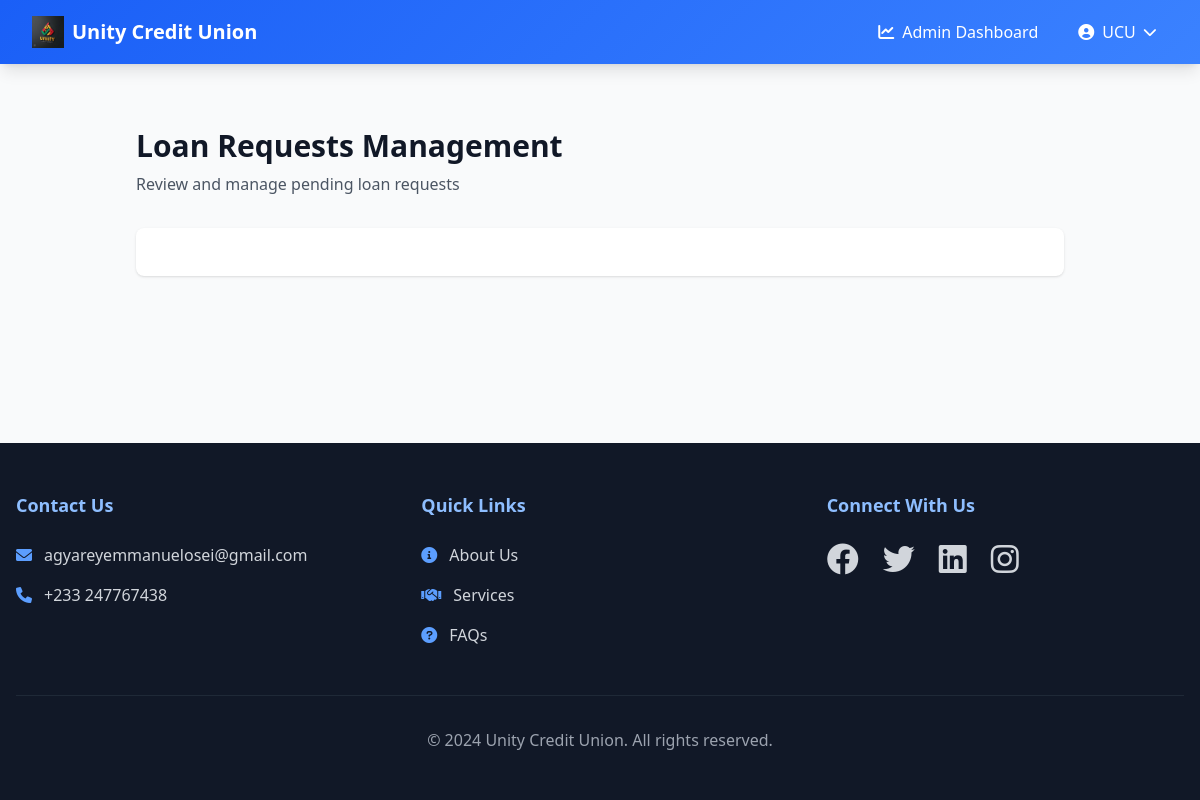
The app's page /admin/loan_requests (signed in), older data.
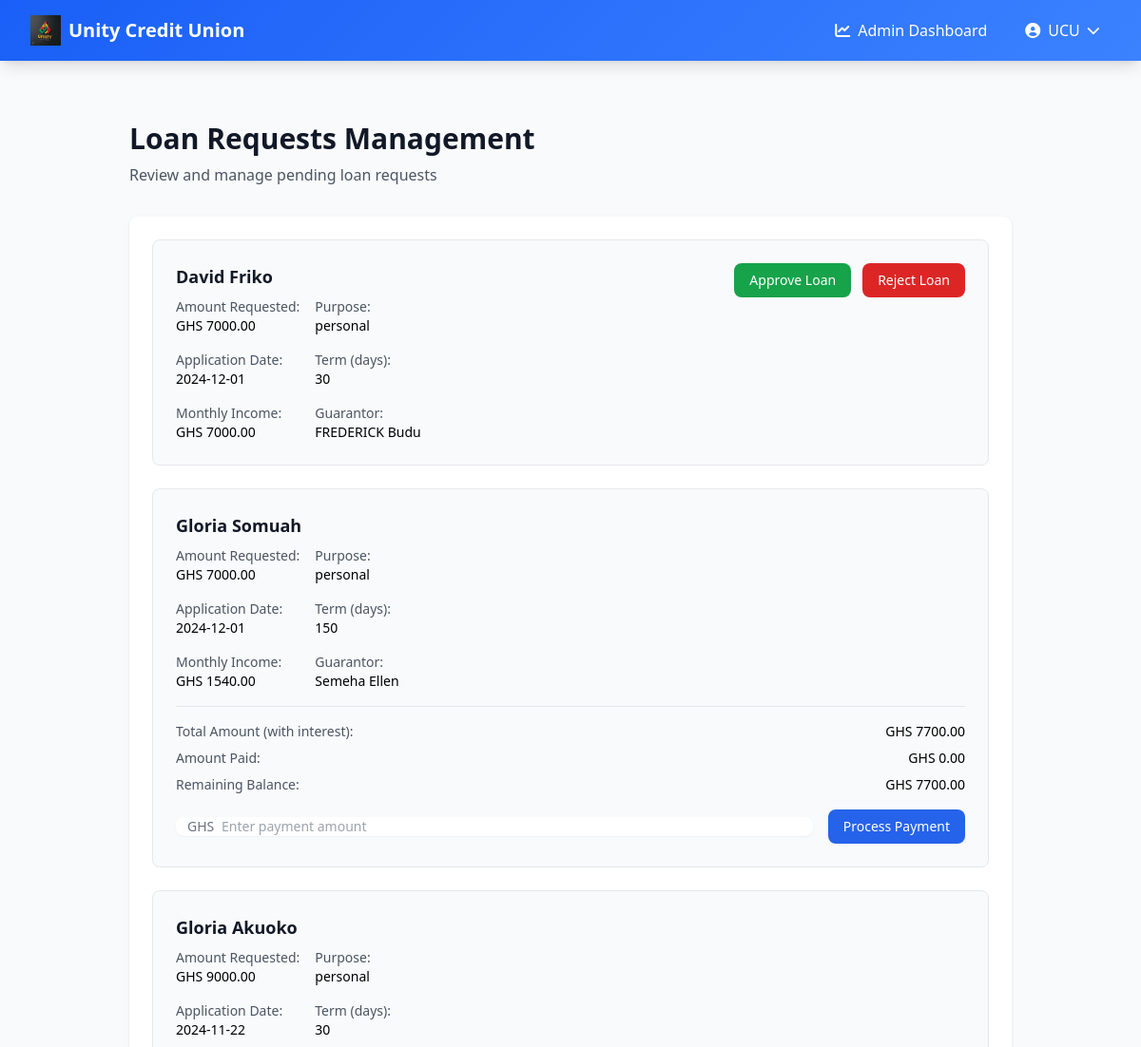
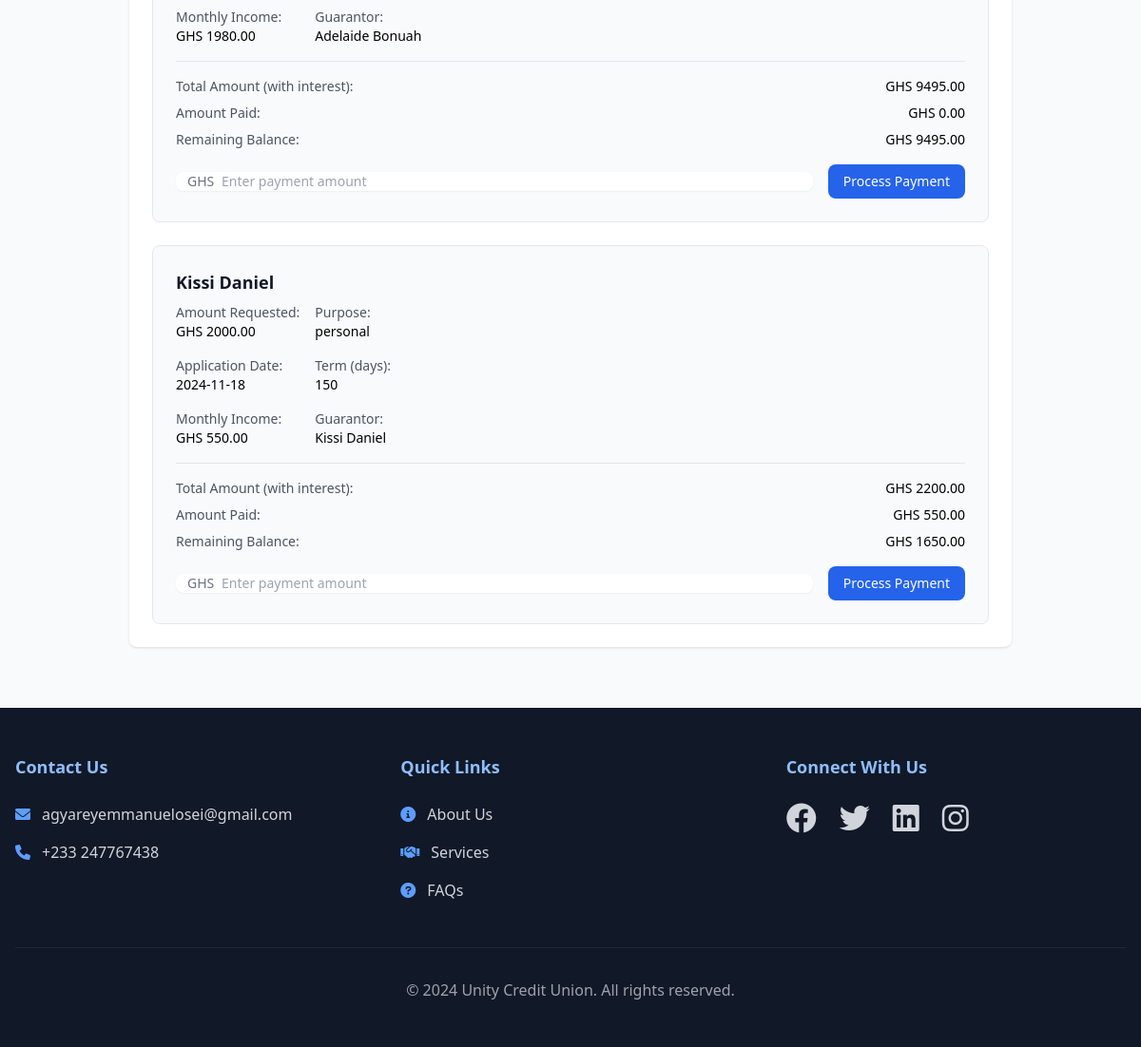
The same page, newer data (2 pictures, top to bottom).
### app.py (models this page shows, shortened)
class User(UserMixin, db.Model):
    __tablename__ = 'user'
    id = db.Column(db.Integer, primary_key=True)
    email = db.Column(db.String(120), unique=True, nullable=False)
    password_hash = db.Column(db.String(128), nullable=True)  # Made nullable
    is_verified = db.Column(db.Boolean, default=False)
    is_admin = db.Column(db.Boolean, default=False)
    is_guest = db.Column(db.Boolean, default=False)  # New field to identify non-member users
    national_id = db.Column(db.String(20), unique=True, nullable=False)
    account_number = db.Column(db.String(20), unique=True)
    first_name = db.Column(db.String(50), nullable=False)
    last_name = db.Column(db.String(50), nullable=False)
    other_names = db.Column(db.String(50), nullable=True)
    date_of_birth = db.Column(db.Date, nullable=False)
    occupation = db.Column(db.String(100), nullable=False)
    phone_number = db.Column(db.String(20), nullable=False)
    address = db.Column(db.String(200), nullable=False)
    city = db.Column(db.String(100), nullable=False)
    state = db.Column(db.String(100), nullable=False)
    country = db.Column(db.String(100), nullable=False)
    national_id_file = db.Column(db.String(255), nullable=True)
    passport_photo = db.Column(db.String(255), nullable=True)  # New field for passport photo
    contributions = db.relationship('Contribution', backref='user', lazy=True)
    loans = db.relationship('Loan', backref='user', lazy=True, foreign_keys='Loan.user_id')
    guarantees = db.relationship('Loan', backref='guarantor', lazy=True, foreign_keys='Loan.guarantor_id')

class Loan(db.Model):
    __tablename__ = 'loan'
    id = db.Column(db.Integer, primary_key=True)
    user_id = db.Column(db.Integer, db.ForeignKey('user.id'), nullable=False)
    amount = db.Column(db.Float, nullable=False)
    interest_rate = db.Column(db.Float, nullable=True)
    total_amount = db.Column(db.Float, nullable=True)
    amount_paid = db.Column(db.Float, default=0.0)
    remaining_amount = db.Column(db.Float, nullable=True)
    purpose = db.Column(db.String(200), nullable=False)
    guarantor_id = db.Column(db.Integer, db.ForeignKey('user.id'), nullable=False)
    term = db.Column(db.Integer, nullable=False)
    income = db.Column(db.Float, nullable=False)
    status = db.Column(db.String(20), default='pending')  # Status can now be: 'pending', 'approved', 'rejected', 'paid'
    application_date = db.Column(db.DateTime, default=datetime.utcnow)
    approval_date = db.Column(db.DateTime, nullable=True)
    repayment_date = db.Column(db.DateTime, nullable=True)
    paid_date = db.Column(db.DateTime, nullable=True)  # New column to track when loan was fully paid
    def __repr__(self):
        return f'<Loan {self.id} - {self.status}>'

### app.py (the view)
@app.route('/admin/loan_requests')
@login_required
def admin_loan_requests():
    if not current_user.is_admin:
        flash('You do not have permission to access this page.', 'error')
        return redirect(url_for('dashboard'))
    loans = Loan.query.order_by(
        case(
            (Loan.status == 'pending', 1),
            (Loan.status == 'approved', 2),
            (Loan.status == 'rejected', 3)
        ),
        Loan.application_date.desc()
    ).all()
    print(len(loans))
    print(loans)
    return render_template('admin_loan_requests.html', loans=loans)

### app.py (called while the page is built)
@login_manager.user_loader
def load_user(user_id):
    return User.query.get(int(user_id))

### templates/admin_loan_requests.html (shortened to what this page needs)
{% extends "base.html" %} {% block title %}Register{% endblock %} {% block
content %}
<div class="p-8 max-w-7xl mx-auto">
  <div class="mb-8">
    <h1 class="text-3xl font-bold text-gray-900">Loan Requests Management</h1>
    <p class="mt-2 text-gray-600">Review and manage pending loan requests</p>
  </div>
  {% if loans %}
  <div class="bg-white rounded-lg shadow">
    <div class="p-6">
      <div class="grid grid-cols-1 gap-6">
        {% for loan in loans %} {% if loan.status == 'pending' or loan.status ==
        'approved'%}
        <div class="border rounded-lg p-6 bg-gray-50 space-y-4">
          <div class="flex justify-between items-start">
            <div class="space-y-2">
              <h3 class="text-lg font-semibold text-gray-900">
                {{ loan.user.first_name }} {{ loan.user.last_name }}
              </h3>
              <div class="grid grid-cols-2 gap-4 text-sm">
                <div>
                  <p class="text-gray-600">Amount Requested:</p>
                  <p class="font-medium">
                    GHS {{ "%.2f"|format(loan.amount) }}
                  </p>
                </div>
                <div>
                  <p class="text-gray-600">Purpose:</p>
                  <p class="font-medium">{{ loan.purpose }}</p>
                </div>
                <div>
                  <p class="text-gray-600">Application Date:</p>
                  <p class="font-medium">
                    {{ loan.application_date.strftime('%Y-%m-%d') }}
                  </p>
                </div>
                <div>
                  <p class="text-gray-600">Term (days):</p>
                  <p class="font-medium">{{ loan.term }}</p>
                </div>
                <div>
                  <p class="text-gray-600">Monthly Income:</p>
                  <p class="font-medium">
                    GHS {{ "%.2f"|format(loan.income) }}
                  </p>
                </div>
                <div>
                  <p class="text-gray-600">Guarantor:</p>
                  <p class="font-medium">
                    {{ loan.guarantor.first_name }} {{ loan.guarantor.last_name
                    }}
                  </p>
                </div>
              </div>
            </div>
            <div class="flex space-x-3">
              {% if loan.status == 'pending' %}
              <a
                href="{{ url_for('approve_loan', loan_id=loan.id) }}"
                class="inline-flex items-center px-4 py-2 bg-green-600 hover:bg-green-700 text-white font-medium rounded-lg text-sm"
              >
                Approve Loan
              </a>
              <a
                href="{{ url_for('reject_loan', loan_id=loan.id) }}"
                type="button"
                class="inline-flex items-center px-4 py-2 bg-red-600 hover:bg-red-700 text-white font-medium rounded-lg text-sm"
              >
                Reject Loan
              </a>
              {% endif %}
            </div>
          </div>
          {% if loan.status == 'approved' and loan.remaining_amount > 0 %}
          <div class="mt-4 pt-4 border-t border-gray-200">
            <div class="space-y-2">
              <div class="flex justify-between text-sm">
                <span class="text-gray-600">Total Amount (with interest):</span>
                <span class="font-medium"
                  >GHS {{ "%.2f"|format(loan.total_amount) }}</span
                >
              </div>
              <div class="flex justify-between text-sm">
                <span class="text-gray-600">Amount Paid:</span>
                <span class="font-medium"
                  >GHS {{ "%.2f"|format(loan.amount_paid) }}</span
                >
              </div>
              <div class="flex justify-between text-sm">
                <span class="text-gray-600">Remaining Balance:</span>
                <span class="font-medium"
                  >GHS {{ "%.2f"|format(loan.remaining_amount) }}</span
                >
              </div>
            </div>
            <form
              action="{{ url_for('process_payment', loan_id=loan.id) }}"
              method="POST"
              class="mt-4"
            >
              <div class="flex items-center space-x-4">
                <div class="relative flex-1">
                  <div
                    class="absolute inset-y-0 left-0 pl-3 flex items-center pointer-events-none"
                  >
                    <span class="text-gray-500 sm:text-sm">GHS</span>
                  </div>
                  <input
                    type="number"
                    name="payment_amount"
                    step="0.01"
                    min="0"
                    max="{{ loan.remaining_amount }}"
                    class="pl-12 block w-full rounded-lg border-gray-300 shadow-sm focus:border-green-500 focus:ring-green-500 sm:text-sm"
                    placeholder="Enter payment amount"
                    required
                  />
                </div>
                <button
                  type="submit"
                  class="inline-flex items-center px-4 py-2 bg-blue-600 hover:bg-blue-700 text-white font-medium rounded-lg text-sm"
                >
                  Process Payment
                </button>
              </div>
            </form>
          </div>
          {% endif %}
        </div>
        {% endif %} {% endfor %}
      </div>
    </div>
  </div>
  {% endif %}
</div>
{% endblock %}

### templates/base.html (shortened to what this page needs)
<!DOCTYPE html>
<html lang="en">
  <head>
    <script src="https://cdn.tailwindcss.com"></script>
    <link
      href="https://cdnjs.cloudflare.com/ajax/libs/font-awesome/6.0.0/css/all.min.css"
      rel="stylesheet"
    />
  </head>
  <body
    class="bg-gray-50 min-h-screen flex flex-col"
    x-data="{ mobileMenuOpen: false }"
  >
    <nav class="gradient-bg shadow-lg relative z-50">
      <div class="max-w-7xl mx-auto px-4 sm:px-6 lg:px-8">
        <div class="flex justify-between h-16">
          <div class="flex items-center">
            <a href="{{ url_for('home') }}" class="flex items-center">
              <img
                src="{{ url_for('static', filename='images/unitylogo.jpg')}}"
                alt="Unity Credit Union Logo"
                class="h-8 w-auto mr-2"
              />
              <span class="text-white text-xl font-bold"
                >Unity Credit Union</span
              >
            </a>
          </div>
          <div class="hidden md:flex items-center space-x-4">
            {% if current_user.is_authenticated %} {% if current_user.is_admin
            %}
            <a
              href="{{ url_for('admin_dashboard') }}"
              class="text-white hover:text-primary-100 transition-colors duration-200 px-3 py-2 rounded-md hover:bg-primary-700"
            >
              <i class="fas fa-chart-line mr-2"></i>Admin Dashboard
            </a>
            {% endif %}
            <div class="relative" x-data="{ open: false }">
              <button
                @click="open = !open"
                @click.away="open = false"
                class="flex items-center text-white hover:text-primary-100 transition-colors duration-200 px-3 py-2 rounded-md hover:bg-primary-700"
              >
                <i class="fas fa-user-circle mr-2"></i>
                {{ current_user.first_name }}
                <i
                  class="fas fa-chevron-down ml-2 text-sm transition-transform"
                  :class="{ 'transform rotate-180': open }"
                ></i>
              </button>
            </div>
            {% endif %}
          </div>
        </div>
      </div>
    </nav>
    <main class="flex-grow container mx-auto px-4 py-8">
      {% block content %}{% endblock %}
    </main>
    <footer class="bg-gray-900 text-white mt-auto">
      <div class="max-w-7xl mx-auto px-4 py-12">
        <div class="grid grid-cols-1 md:grid-cols-3 gap-12">
          <div>
            <h3 class="text-lg font-semibold mb-6 text-primary-300">
              Contact Us
            </h3>
            <p
              class="flex items-center mb-4 text-gray-300 hover:text-white transition-colors"
            >
              <i class="fas fa-envelope mr-3 text-primary-400"></i>
              agyareyemmanuelosei@gmail.com
            </p>
            <p
              class="flex items-center text-gray-300 hover:text-white transition-colors"
            >
              <i class="fas fa-phone mr-3 text-primary-400"></i>
              +233 247767438
            </p>
          </div>
          <div>
            <h3 class="text-lg font-semibold mb-6 text-primary-300">
              Quick Links
            </h3>
            <ul class="space-y-4">
              <li>
                <a
                  href="/about_us"
                  class="text-gray-300 hover:text-white transition-colors flex items-center"
                >
                  <i class="fas fa-info-circle mr-3 text-primary-400"></i>About
                  Us
                </a>
              </li>
              <li>
                <a
                  href="#"
                  class="text-gray-300 hover:text-white transition-colors flex items-center"
                >
                  <i class="fas fa-handshake mr-3 text-primary-400"></i>Services
                </a>
              </li>
              <li>
                <a
                  href="#"
                  class="text-gray-300 hover:text-white transition-colors flex items-center"
                >
                  <i class="fas fa-question-circle mr-3 text-primary-400"></i
                  >FAQs
                </a>
              </li>
            </ul>
          </div>
          <div>
            <h3 class="text-lg font-semibold mb-6 text-primary-300">
              Connect With Us
            </h3>
            <div class="flex space-x-6">
              <a
                href="#"
                class="text-gray-300 hover:text-primary-400 transition-colors duration-300"
              >
                <i class="fab fa-facebook fa-2x"></i>
              </a>
              <a
                href="#"
                class="text-gray-300 hover:text-primary-400 transition-colors duration-300"
              >
                <i class="fab fa-twitter fa-2x"></i>
              </a>
              <a
                href="#"
                class="text-gray-300 hover:text-primary-400 transition-colors duration-300"
              >
                <i class="fab fa-linkedin fa-2x"></i>
              </a>
              <a
                href="#"
                class="text-gray-300 hover:text-primary-400 transition-colors duration-300"
              >
                <i class="fab fa-instagram fa-2x"></i>
              </a>
            </div>
          </div>
        </div>
        <div
          class="mt-12 pt-8 border-t border-gray-800 text-center text-gray-400"
        >
          <p>&copy; 2024 Unity Credit Union. All rights reserved.</p>
        </div>
      </div>
    </footer>
  </body>
</html>

### templates/base.html (style rules this page uses)
.gradient-bg { background: linear-gradient(135deg, #1a5ff7 0%, #3b82ff 100%); }

Row changes from the older to the newer data that the page shows:
added Loan: user.first_name "David", user.last_name "Friko", amount "7000.00", purpose "personal", application_date "2024-12-01", term "30", income "7000.00", guarantor.first_name "FREDERICK", guarantor.last_name "Budu"
added Loan: user.first_name "Gloria", user.last_name "Somuah", amount "7000.00", purpose "personal", application_date "2024-12-01", term "150", income "1540.00", guarantor.first_name "Semeha", guarantor.last_name "Ellen", total_amount "7700.00", amount_paid "0.00", remaining_amount "7700.00"
added Loan: user.first_name "Gloria", user.last_name "Akuoko", amount "9000.00", purpose "personal", application_date "2024-11-22", term "30", income "1980.00", guarantor.first_name "Adelaide", guarantor.last_name "Bonuah", total_amount "9495.00", amount_paid "0.00", remaining_amount "9495.00"
added Loan: user.first_name "Kissi", user.last_name "Daniel", amount "2000.00", purpose "personal", application_date "2024-11-18", term "150", income "550.00", guarantor.first_name "Kissi", guarantor.last_name "Daniel", total_amount "2200.00", amount_paid "550.00", remaining_amount "1650.00"
